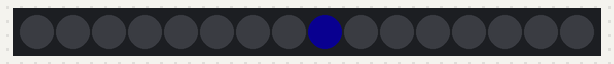
A sketch run on a simulated Arduino Uno, built with avr-gcc and run on an emulated ATmega328P. Parts: 16 RGB LEDs in strip order, left to right. Dim RGB values are drawn brighter than linear; random numbers use the default seed unless the sketch sets one.

Above: at 0.05 s.
At 0.45 s:
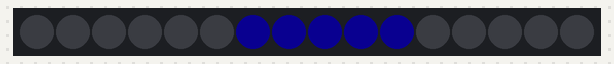
At 0.85 s:
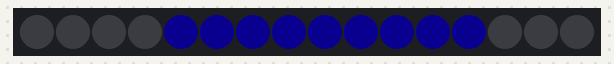
At 1.6 s:
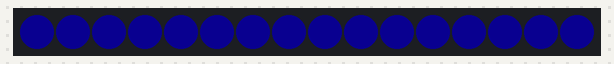

The sketch:

sea_creature_pulse.ino
```cpp
#include <Adafruit_NeoPixel.h>

#define PIN 0

const int numLeds = 16;
const int led_delay = 100;
bool first = true;
bool last = false;
bool early = true;

int useArray[16];
int wipeArray[16] = {8, 7, 9, 6, 10, 5, 11, 4, 12, 3, 13, 2, 14, 1, 15, 0};
int fourPointArray[16] = {0, 4, 8, 12, 1, 5, 9, 13, 3, 7, 11, 15, 2, 6, 10, 14};

// Parameter 1 = number of pixels in strip
// Parameter 2 = pin number (most are valid)
// Parameter 3 = pixel type flags, add together as needed:
//   NEO_KHZ800  800 KHz bitstream (most NeoPixel products w/WS2812 LEDs)
//   NEO_GRB     Pixels are wired for GRB bitstream (most NeoPixel products)
Adafruit_NeoPixel strip = Adafruit_NeoPixel(numLeds, PIN, NEO_GRB + NEO_KHZ800);

void setup() {
  strip.begin();
  strip.setBrightness(70);
  strip.show(); // Initialize all pixels to 'off'
}

void loop() {
  for (int i = 0; i <= 5; i++) {
    pulseAll(90, true, 100);
    pulseAll(102, true, 200);
    pulseAll(70, true, 50);
    delay(9000);
    last = true;  //last round. Shut down.
  }
}

void pulseAll(int maxRed, bool addFlutter, int fluttDelay) {
  //structure
  int passRed = 0;
  int startRed;
  int distance;
  int dir;
  int colorDiff;
  int blueMult;

  runLoops(5, maxRed - 5, 1, 50, 2, 100);
  runLoops(maxRed, maxRed - 5, -1, 50, 2, 200);

  if ((maxRed * 2) + 10 < 225) {
    //Make it bluer
    int blueVal = maxRed * 2 + 20;
    while (blueVal <= 255) {
      for (int blueAug = 1; blueAug >= 0; blueAug--) {
        updateStrip(maxRed, blueVal - blueAug);
      }
      blueVal += 2;
    }
  }
  delay(3000);

  if (last == true) {
    //Run down the scale for restart
  }
  first = true;
}

void runLoops(int startRed, int distance, int dir, int colorDiff, int blueMult, long delayMs) {
  int redVal = 0;
  for (int redDiff = 0; redDiff <= distance; redDiff++) {
    redVal = startRed + redDiff * dir;
    for (int blueAug = 1; blueAug >= 0; blueAug--) {
      if (dir == -1)  {
        blueAug = -blueAug;
      }
      updateStrip(redVal, (redVal * blueMult) + colorDiff - blueAug);
    }
    if (redVal == startRed + distance) {
      flutter(redVal, random(50, 200));
    }
  }
  delay(delayMs);
}

void updateStrip(int redVal, int blueVal) {
  for (int j = 0; j < strip.numPixels(); j++) {
    strip.setPixelColor(wipeArray[j], strip.Color(redVal, 0, blueVal));
    strip.show();
    if ((first == false && j % 2 == 0) || early == true) {
      delay(led_delay);
    }
  }
  delay(100);
  genWipeArray();
}

void genWipeArray() {
  //numbers 0-15
  //choose starting point, which is an integer
  int tempArray[16];
  int startNum = random(0, 16);
  int arrayIndex = 0;
  tempArray[0] = startNum;

  for (int ledShift = 1; ledShift <= 8; ledShift++) {
    arrayIndex++;
    tempArray[arrayIndex] = (startNum - ledShift) % 16;
    arrayIndex++;
    if (ledShift < 8) {
      tempArray[arrayIndex] = (startNum + ledShift) % 16;
    }
  }
  for (int i = 0; i <= 15; i++) {
    wipeArray[i] = tempArray[i];
  }
}

void flutter(int redVal, int fluttDelay) {
  for (int diffCount = 0; diffCount >= 49; diffCount++) {
    int redDiff = 0;
    if (diffCount <= 24) {
      redDiff = 1;
    }
    else {
      redDiff = -1;
    }
    redVal = redVal + redDiff;
    updateStrip(redVal, (redVal * 2) + 20);
    delay(fluttDelay);
    if (diffCount == 24) {
      delay(300);
    }
  }
    //  if (first == true) {
  //    for (int redVal = 1; redVal <= 5; redVal++) {
  //      for (int blueAug = 1; blueAug >= 0; blueAug--) {
  //        updateStrip(redVal, redVal + 10 - blueAug);
  //        first = false;
  //        passRed = redVal;
  //      }
  //    }
  //  }
  //ramp up blue a bit
  //  for (int blueVal = passRed + 21; blueVal = (passRed * 2) + 49; blueVal++) {
  //    updateStrip(passRed, blueVal);
  //    delay(100);
  //  }
  //int startRed, int distance, int dir, int colorDiff, int blueMult, long delayMs
  //  for (int redVal = 5; redVal <= maxRed; redVal++) {
  //    for (int blueAug = 1; blueAug >= 0; blueAug--) {
  //      updateStrip(redVal, (redVal * 2) + 50 - blueAug);
  //    }
  //    if (redVal == maxRed && addFlutter == true) { flutter(redVal, fluttDelay); }
  //  }
  //  delay(500);


  //  for (int redVal =  maxRed; redVal >= 5; redVal--) {
  //    for (int blueAug = -1; blueAug <= 0; blueAug++) {
  //      updateStrip(redVal, (redVal * 2) + 50 - blueAug);
  //    }
  //  }

}
```
